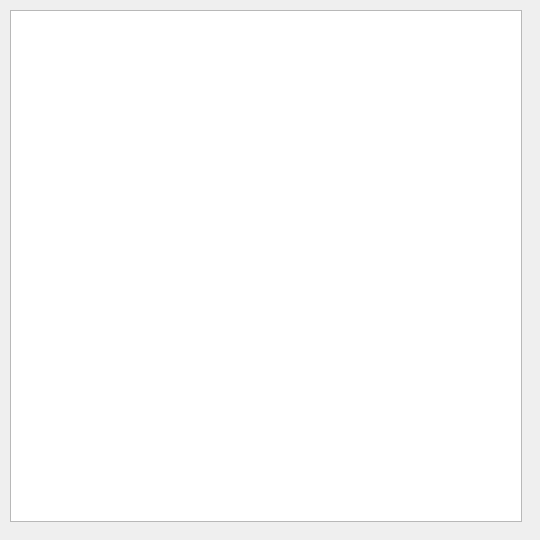
<?xml version="1.0" encoding="UTF-8"?>
<ui version="4.0">
 <class>MyCanvas</class>
 <widget class="QWidget" name="MyCanvas">
  <property name="geometry">
   <rect>
    <x>0</x>
    <y>0</y>
    <width>540</width>
    <height>540</height>
   </rect>
  </property>
  <property name="windowTitle">
   <string>Form</string>
  </property>
  <widget class="QGraphicsView" name="graphicsView">
   <property name="geometry">
    <rect>
     <x>10</x>
     <y>10</y>
     <width>512</width>
     <height>512</height>
    </rect>
   </property>
  </widget>
 </widget>
 <resources/>
 <connections/>
</ui>
